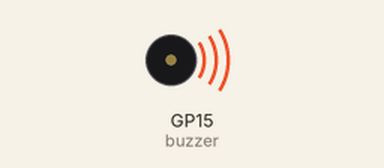
Recording of a program running on a simulated Raspberry Pi Pico running MicroPython. Parts: buzzer (waves = sounding). At 83.3 s the program stops and its outputs stay as they are.

Above: at 9.58 s.
At 36.7 s:
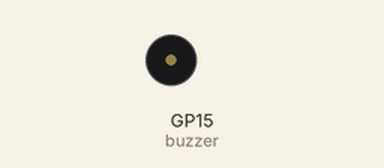
Timing chart, 0 to 40.0 s (numbered marks = the images above):
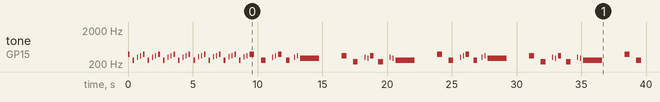

Measured:
- by itself, tone on GP15 (buzzer): plays 392 Hz for 0.12 s, 262 Hz for 0.12 s, 311 Hz for 0.06 s, 349 Hz for 0.06 s, 392 Hz for 0.12 s, 262 Hz for 0.12 s … (70 notes in this stretch)

The program:

play_music.py
```python
# Thanks to Robson Couto for open-sourced these scores.
# You can access his github from here: https://github.com/robsoncouto/arduino-songs

NOTE_B0 =  31
NOTE_C1 =  33
NOTE_CS1 = 35
NOTE_D1 =  37
NOTE_DS1 = 39
NOTE_E1 =  41
NOTE_F1 =  44
NOTE_FS1 = 46
NOTE_G1 =  49
NOTE_GS1 = 52
NOTE_A1 =  55
NOTE_AS1 = 58
NOTE_B1 =  62
NOTE_C2 =  65
NOTE_CS2 = 69
NOTE_D2 =  73
NOTE_DS2 = 78
NOTE_E2 =  82
NOTE_F2 =  87
NOTE_FS2 = 93
NOTE_G2 =  98
NOTE_GS2 = 104
NOTE_A2 =  110
NOTE_AS2 = 117
NOTE_B2 =  123
NOTE_C3 =  131
NOTE_CS3 = 139
NOTE_D3 =  147
NOTE_DS3 = 156
NOTE_E3 =  165
NOTE_F3 =  175
NOTE_FS3 = 185
NOTE_G3 =  196
NOTE_GS3 = 208
NOTE_A3 =  220
NOTE_AS3 = 233
NOTE_B3 =  247
NOTE_C4 =  262
NOTE_CS4 = 277
NOTE_D4 =  294
NOTE_DS4 = 311
NOTE_E4 =  330
NOTE_F4 =  349
NOTE_FS4 = 370
NOTE_G4 =  392
NOTE_GS4 = 415
NOTE_A4 =  440
NOTE_AS4 = 466
NOTE_B4 =  494
NOTE_C5 =  523
NOTE_CS5 = 554
NOTE_D5 =  587
NOTE_DS5 = 622
NOTE_E5 =  659
NOTE_F5 =  698
NOTE_FS5 = 740
NOTE_G5 =  784
NOTE_GS5 = 831
NOTE_A5 =  880
NOTE_AS5 = 932
NOTE_B5 =  988
NOTE_C6 =  1047
NOTE_CS6 = 1109
NOTE_D6 =  1175
NOTE_DS6 = 1245
NOTE_E6 =  1319
NOTE_F6 =  1397
NOTE_FS6 = 1480
NOTE_G6 =  1568
NOTE_GS6 = 1661
NOTE_A6 =  1760
NOTE_AS6 = 1865
NOTE_B6 =  1976
NOTE_C7 =  2093
NOTE_CS7 = 2217
NOTE_D7 =  2349
NOTE_DS7 = 2489
NOTE_E7 =  2637
NOTE_F7 =  2794
NOTE_FS7 = 2960
NOTE_G7 =  3136
NOTE_GS7 = 3322
NOTE_A7 =  3520
NOTE_AS7 = 3729
NOTE_B7 =  3951
NOTE_C8 =  4186
NOTE_CS8 = 4435
NOTE_D8 =  4699
NOTE_DS8 = 4978
REST =      0

# notes of the moledy followed by the duration.
# a 4 means a quarter note, 8 an eighteenth , 16 sixteenth, so on
# !!negative numbers are used to represent dotted notes,
# so -4 means a dotted quarter note, that is, a quarter plus an eighteenth!!
song = {
    "nokia":[NOTE_E5, 8, NOTE_D5, 8, NOTE_FS4, 4, NOTE_GS4, 4, NOTE_CS5, 8, NOTE_B4, 8, NOTE_D4, 4,
                NOTE_E4, 4,NOTE_B4, 8, NOTE_A4, 8, NOTE_CS4, 4, NOTE_E4, 4, NOTE_A4, 2],
    "starwars":[NOTE_AS4,8, NOTE_AS4,8, NOTE_AS4,8,
                    NOTE_F5,2, NOTE_C6,2,
                    NOTE_AS5,8, NOTE_A5,8, NOTE_G5,8, NOTE_F6,2, NOTE_C6,4,
                    NOTE_AS5,8, NOTE_A5,8, NOTE_G5,8, NOTE_F6,2, NOTE_C6,4,
                    NOTE_AS5,8, NOTE_A5,8, NOTE_AS5,8, NOTE_G5,2, NOTE_C5,8,
                    NOTE_C5,8, NOTE_C5,8,NOTE_F5,2, NOTE_C6,2,
                    NOTE_AS5,8, NOTE_A5,8, NOTE_G5,8, NOTE_F6,2, NOTE_C6,4,

                    NOTE_AS5,8, NOTE_A5,8, NOTE_G5,8, NOTE_F6,2, NOTE_C6,4,
                    NOTE_AS5,8, NOTE_A5,8, NOTE_AS5,8, NOTE_G5,2, NOTE_C5,-8, NOTE_C5,16,
                    NOTE_D5,-4, NOTE_D5,8, NOTE_AS5,8, NOTE_A5,8, NOTE_G5,8, NOTE_F5,8,
                    NOTE_F5,8, NOTE_G5,8, NOTE_A5,8, NOTE_G5,4, NOTE_D5,8, NOTE_E5,4,NOTE_C5,-8, NOTE_C5,16,
                    NOTE_D5,-4, NOTE_D5,8, NOTE_AS5,8, NOTE_A5,8, NOTE_G5,8, NOTE_F5,8,

                    NOTE_C6,-8, NOTE_G5,16, NOTE_G5,2, REST,8, NOTE_C5,8,
                    NOTE_D5,-4, NOTE_D5,8, NOTE_AS5,8, NOTE_A5,8, NOTE_G5,8, NOTE_F5,8,
                    NOTE_F5,8, NOTE_G5,8, NOTE_A5,8, NOTE_G5,4, NOTE_D5,8, NOTE_E5,4,NOTE_C6,-8, NOTE_C6,16,
                    NOTE_F6,4, NOTE_DS6,8, NOTE_CS6,4, NOTE_C6,8, NOTE_AS5,4, NOTE_GS5,8, NOTE_G5,4, NOTE_F5,8,
                    NOTE_C6,1],
    "nevergonnagiveyouup":[NOTE_D5,-4, NOTE_E5,-4, NOTE_A4,4,
                            NOTE_E5,-4, NOTE_FS5,-4, NOTE_A5,16, NOTE_G5,16, NOTE_FS5,8,
                            NOTE_D5,-4, NOTE_E5,-4, NOTE_A4,2,
                            NOTE_A4,16, NOTE_A4,16, NOTE_B4,16, NOTE_D5,8, NOTE_D5,16,
                            NOTE_D5,-4, NOTE_E5,-4, NOTE_A4,4,
                            NOTE_E5,-4, NOTE_FS5,-4, NOTE_A5,16, NOTE_G5,16, NOTE_FS5,8,
                            NOTE_D5,-4, NOTE_E5,-4, NOTE_A4,2,
                            NOTE_A4,16, NOTE_A4,16, NOTE_B4,16, NOTE_D5,8, NOTE_D5,16,
                            REST,4, NOTE_B4,8, NOTE_CS5,8, NOTE_D5,8, NOTE_D5,8, NOTE_E5,8, NOTE_CS5,-8,
                            NOTE_B4,16, NOTE_A4,2, REST,4,

                            REST,8, NOTE_B4,8, NOTE_B4,8, NOTE_CS5,8, NOTE_D5,8, NOTE_B4,4, NOTE_A4,8,
                            NOTE_A5,8, REST,8, NOTE_A5,8, NOTE_E5,-4, REST,4,
                            NOTE_B4,8, NOTE_B4,8, NOTE_CS5,8, NOTE_D5,8, NOTE_B4,8, NOTE_D5,8, NOTE_E5,8, REST,8,
                            REST,8, NOTE_CS5,8, NOTE_B4,8, NOTE_A4,-4, REST,4,
                            REST,8, NOTE_B4,8, NOTE_B4,8, NOTE_CS5,8, NOTE_D5,8, NOTE_B4,8, NOTE_A4,4,
                            NOTE_E5,8, NOTE_E5,8, NOTE_E5,8, NOTE_FS5,8, NOTE_E5,4, REST,4,

                            NOTE_D5,2, NOTE_E5,8, NOTE_FS5,8, NOTE_D5,8,
                            NOTE_E5,8, NOTE_E5,8, NOTE_E5,8, NOTE_FS5,8, NOTE_E5,4, NOTE_A4,4,
                            REST,2, NOTE_B4,8, NOTE_CS5,8, NOTE_D5,8, NOTE_B4,8,
                            REST,8, NOTE_E5,8, NOTE_FS5,8, NOTE_E5,-4, NOTE_A4,16, NOTE_B4,16, NOTE_D5,16, NOTE_B4,16,
                            NOTE_FS5,-8, NOTE_FS5,-8, NOTE_E5,-4, NOTE_A4,16, NOTE_B4,16, NOTE_D5,16, NOTE_B4,16,

                            NOTE_E5,-8, NOTE_E5,-8, NOTE_D5,-8, NOTE_CS5,16, NOTE_B4,-8, NOTE_A4,16, NOTE_B4,16, NOTE_D5,16, NOTE_B4,16,
                            NOTE_D5,4, NOTE_E5,8, NOTE_CS5,-8, NOTE_B4,16, NOTE_A4,8, NOTE_A4,8, NOTE_A4,8,
                            NOTE_E5,4, NOTE_D5,2, NOTE_A4,16, NOTE_B4,16, NOTE_D5,16, NOTE_B4,16,
                            NOTE_FS5,-8, NOTE_FS5,-8, NOTE_E5,-4, NOTE_A4,16, NOTE_B4,16, NOTE_D5,16, NOTE_B4,16,
                            NOTE_A5,4, NOTE_CS5,8, NOTE_D5,-8, NOTE_CS5,16, NOTE_B4,8, NOTE_A4,16, NOTE_B4,16, NOTE_D5,16, NOTE_B4,16,

                            NOTE_D5,4, NOTE_E5,8, NOTE_CS5,-8, NOTE_B4,16, NOTE_A4,4, NOTE_A4,8,
                            NOTE_E5,4, NOTE_D5,2, REST,4,
                            REST,8, NOTE_B4,8, NOTE_D5,8, NOTE_B4,8, NOTE_D5,8, NOTE_E5,4, REST,8,
                            REST,8, NOTE_CS5,8, NOTE_B4,8, NOTE_A4,-4, REST,4,
                            REST,8, NOTE_B4,8, NOTE_B4,8, NOTE_CS5,8, NOTE_D5,8, NOTE_B4,8, NOTE_A4,4,
                            REST,8, NOTE_A5,8, NOTE_A5,8, NOTE_E5,8, NOTE_FS5,8, NOTE_E5,8, NOTE_D5,8,

                            REST,8, NOTE_A4,8, NOTE_B4,8, NOTE_CS5,8, NOTE_D5,8, NOTE_B4,8,
                            REST,8, NOTE_CS5,8, NOTE_B4,8, NOTE_A4,-4, REST,4,
                            NOTE_B4,8, NOTE_B4,8, NOTE_CS5,8, NOTE_D5,8, NOTE_B4,8, NOTE_A4,4, REST,8,
                            REST,8, NOTE_E5,8, NOTE_E5,8, NOTE_FS5,4, NOTE_E5,-4,
                            NOTE_D5,2, NOTE_D5,8, NOTE_E5,8, NOTE_FS5,8, NOTE_E5,4,
                            NOTE_E5,8, NOTE_E5,8, NOTE_FS5,8, NOTE_E5,8, NOTE_A4,8, NOTE_A4,4,

                            REST,-4, NOTE_A4,8, NOTE_B4,8, NOTE_CS5,8, NOTE_D5,8, NOTE_B4,8,
                            REST,8, NOTE_E5,8, NOTE_FS5,8, NOTE_E5,-4, NOTE_A4,16, NOTE_B4,16, NOTE_D5,16, NOTE_B4,16,
                            NOTE_FS5,-8, NOTE_FS5,-8, NOTE_E5,-4, NOTE_A4,16, NOTE_B4,16, NOTE_D5,16, NOTE_B4,16,
                            NOTE_E5,-8, NOTE_E5,-8, NOTE_D5,-8, NOTE_CS5,16, NOTE_B4,8, NOTE_A4,16, NOTE_B4,16, NOTE_D5,16, NOTE_B4,16,
                            NOTE_D5,4, NOTE_E5,8, NOTE_CS5,-8, NOTE_B4,16, NOTE_A4,4, NOTE_A4,8,

                            NOTE_E5,4, NOTE_D5,2, NOTE_A4,16, NOTE_B4,16, NOTE_D5,16, NOTE_B4,16,
                            NOTE_FS5,-8, NOTE_FS5,-8, NOTE_E5,-4, NOTE_A4,16, NOTE_B4,16, NOTE_D5,16, NOTE_B4,16,
                            NOTE_A5,4, NOTE_CS5,8, NOTE_D5,-8, NOTE_CS5,16, NOTE_B4,8, NOTE_A4,16, NOTE_B4,16, NOTE_D5,16, NOTE_B4,16,
                            NOTE_D5,4, NOTE_E5,8, NOTE_CS5,-8, NOTE_B4,16, NOTE_A4,4, NOTE_A4,8,
                            NOTE_E5,4, NOTE_D5,2, NOTE_A4,16, NOTE_B4,16, NOTE_D5,16, NOTE_B4,16,

                            NOTE_FS5,-8, NOTE_FS5,-8, NOTE_E5,-4, NOTE_A4,16, NOTE_B4,16, NOTE_D5,16, NOTE_B4,16,
                            NOTE_A5,4, NOTE_CS5,8, NOTE_D5,-8, NOTE_CS5,16, NOTE_B4,8, NOTE_A4,16, NOTE_B4,16, NOTE_D5,16, NOTE_B4,16,
                            NOTE_D5,4, NOTE_E5,8, NOTE_CS5,-8, NOTE_B4,16, NOTE_A4,4, NOTE_A4,8,
                            NOTE_E5,4, NOTE_D5,2, NOTE_A4,16, NOTE_B4,16, NOTE_D5,16, NOTE_B4,16,
                            NOTE_FS5,-8, NOTE_FS5,-8, NOTE_E5,-4, NOTE_A4,16, NOTE_B4,16, NOTE_D5,16, NOTE_B4,16,

                            NOTE_A5,4, NOTE_CS5,8, NOTE_D5,-8, NOTE_CS5,16, NOTE_B4,8, NOTE_A4,16, NOTE_B4,16, NOTE_D5,16, NOTE_B4,16,
                            NOTE_D5,4, NOTE_E5,8, NOTE_CS5,-8, NOTE_B4,16, NOTE_A4,4, NOTE_A4,8,

                            NOTE_E5,4, NOTE_D5,2, REST,4],
    "gameofthrone":[NOTE_G4,8, NOTE_C4,8, NOTE_DS4,16, NOTE_F4,16, NOTE_G4,8, NOTE_C4,8, NOTE_DS4,16, NOTE_F4,16, #1
                    NOTE_G4,8, NOTE_C4,8, NOTE_DS4,16, NOTE_F4,16, NOTE_G4,8, NOTE_C4,8, NOTE_DS4,16, NOTE_F4,16,
                    NOTE_G4,8, NOTE_C4,8, NOTE_E4,16, NOTE_F4,16, NOTE_G4,8, NOTE_C4,8, NOTE_E4,16, NOTE_F4,16,
                    NOTE_G4,8, NOTE_C4,8, NOTE_E4,16, NOTE_F4,16, NOTE_G4,8, NOTE_C4,8, NOTE_E4,16, NOTE_F4,16,
                    NOTE_G4,-4, NOTE_C4,-4,#5

                    NOTE_DS4,16, NOTE_F4,16, NOTE_G4,4, NOTE_C4,4, NOTE_DS4,16, NOTE_F4,16, #6
                    NOTE_D4,-1, #7 and 8
                    NOTE_F4,-4, NOTE_AS3,-4,
                    NOTE_DS4,16, NOTE_D4,16, NOTE_F4,4, NOTE_AS3,-4,
                    NOTE_DS4,16, NOTE_D4,16, NOTE_C4,-1, #11 and 12

                    #repeats from 5
                    NOTE_G4,-4, NOTE_C4,-4,#5

                    NOTE_DS4,16, NOTE_F4,16, NOTE_G4,4, NOTE_C4,4, NOTE_DS4,16, NOTE_F4,16, #6
                    NOTE_D4,-1, #7 and 8
                    NOTE_F4,-4, NOTE_AS3,-4,
                    NOTE_DS4,16, NOTE_D4,16, NOTE_F4,4, NOTE_AS3,-4,
                    NOTE_DS4,16, NOTE_D4,16, NOTE_C4,-1, #11 and 12
                    NOTE_G4,-4, NOTE_C4,-4,
                    NOTE_DS4,16, NOTE_F4,16, NOTE_G4,4,  NOTE_C4,4, NOTE_DS4,16, NOTE_F4,16,

                    NOTE_D4,-2,#15
                    NOTE_F4,-4, NOTE_AS3,-4,
                    NOTE_D4,-8, NOTE_DS4,-8, NOTE_D4,-8, NOTE_AS3,-8,
                    NOTE_C4,-1,
                    NOTE_C5,-2,
                    NOTE_AS4,-2,
                    NOTE_C4,-2,
                    NOTE_G4,-2,
                    NOTE_DS4,-2,
                    NOTE_DS4,-4, NOTE_F4,-4,
                    NOTE_G4,-1,

                    NOTE_C5,-2,#28
                    NOTE_AS4,-2,
                    NOTE_C4,-2,
                    NOTE_G4,-2,
                    NOTE_DS4,-2,
                    NOTE_DS4,-4, NOTE_D4,-4,
                    NOTE_C5,8, NOTE_G4,8, NOTE_GS4,16, NOTE_AS4,16, NOTE_C5,8, NOTE_G4,8, NOTE_GS4,16, NOTE_AS4,16,
                    NOTE_C5,8, NOTE_G4,8, NOTE_GS4,16, NOTE_AS4,16, NOTE_C5,8, NOTE_G4,8, NOTE_GS4,16, NOTE_AS4,16,

                    REST,4, NOTE_GS5,16, NOTE_AS5,16, NOTE_C6,8, NOTE_G5,8, NOTE_GS5,16, NOTE_AS5,16,
                    NOTE_C6,8, NOTE_G5,16, NOTE_GS5,16, NOTE_AS5,16, NOTE_C6,8, NOTE_G5,8, NOTE_GS5,16, NOTE_AS5,16,  ],
    "songofstorms":[  NOTE_D4,4, NOTE_A4,4, NOTE_A4,4,
                    REST,8, NOTE_E4,8, NOTE_B4,2,
                    NOTE_F4,4, NOTE_C5,4, NOTE_C5,4,
                    REST,8, NOTE_E4,8, NOTE_B4,2,
                    NOTE_D4,4, NOTE_A4,4, NOTE_A4,4,
                    REST,8, NOTE_E4,8, NOTE_B4,2,
                    NOTE_F4,4, NOTE_C5,4, NOTE_C5,4,
                    REST,8, NOTE_E4,8, NOTE_B4,2,
                    NOTE_D4,8, NOTE_F4,8, NOTE_D5,2,

                    NOTE_D4,8, NOTE_F4,8, NOTE_D5,2,
                    NOTE_E5,-4, NOTE_F5,8, NOTE_E5,8, NOTE_E5,8,
                    NOTE_E5,8, NOTE_C5,8, NOTE_A4,2,
                    NOTE_A4,4, NOTE_D4,4, NOTE_F4,8, NOTE_G4,8,
                    NOTE_A4,-2,
                    NOTE_A4,4, NOTE_D4,4, NOTE_F4,8, NOTE_G4,8,
                    NOTE_E4,-2,
                    NOTE_D4,8, NOTE_F4,8, NOTE_D5,2,
                    NOTE_D4,8, NOTE_F4,8, NOTE_D5,2,

                    NOTE_E5,-4, NOTE_F5,8, NOTE_E5,8, NOTE_E5,8,
                    NOTE_E5,8, NOTE_C5,8, NOTE_A4,2,
                    NOTE_A4,4, NOTE_D4,4, NOTE_F4,8, NOTE_G4,8,
                    NOTE_A4,2, NOTE_A4,4,
                    NOTE_D4,1,],
    "zeldatheme":[  NOTE_AS4,-2,  NOTE_F4,8,  NOTE_F4,8,  NOTE_AS4,8,#1
                    NOTE_GS4,16,  NOTE_FS4,16,  NOTE_GS4,-2,
                    NOTE_AS4,-2,  NOTE_FS4,8,  NOTE_FS4,8,  NOTE_AS4,8,
                    NOTE_A4,16,  NOTE_G4,16,  NOTE_A4,-2,
                    REST,1,

                    NOTE_AS4,4,  NOTE_F4,-4,  NOTE_AS4,8,  NOTE_AS4,16,  NOTE_C5,16, NOTE_D5,16, NOTE_DS5,16,#7
                    NOTE_F5,2,  NOTE_F5,8,  NOTE_F5,8,  NOTE_F5,8,  NOTE_FS5,16, NOTE_GS5,16,
                    NOTE_AS5,-2,  NOTE_AS5,8,  NOTE_AS5,8,  NOTE_GS5,8,  NOTE_FS5,16,
                    NOTE_GS5,-8,  NOTE_FS5,16,  NOTE_F5,2,  NOTE_F5,4,

                    NOTE_DS5,-8, NOTE_F5,16, NOTE_FS5,2, NOTE_F5,8, NOTE_DS5,8, #11
                    NOTE_CS5,-8, NOTE_DS5,16, NOTE_F5,2, NOTE_DS5,8, NOTE_CS5,8,
                    NOTE_C5,-8, NOTE_D5,16, NOTE_E5,2, NOTE_G5,8,
                    NOTE_F5,16, NOTE_F4,16, NOTE_F4,16, NOTE_F4,16,NOTE_F4,16,NOTE_F4,16,NOTE_F4,16,NOTE_F4,16,NOTE_F4,8, NOTE_F4,16,NOTE_F4,8,

                    NOTE_AS4,4,  NOTE_F4,-4,  NOTE_AS4,8,  NOTE_AS4,16,  NOTE_C5,16, NOTE_D5,16, NOTE_DS5,16,#15
                    NOTE_F5,2,  NOTE_F5,8,  NOTE_F5,8,  NOTE_F5,8,  NOTE_FS5,16, NOTE_GS5,16,
                    NOTE_AS5,-2, NOTE_CS6,4,
                    NOTE_C6,4, NOTE_A5,2, NOTE_F5,4,
                    NOTE_FS5,-2, NOTE_AS5,4,
                    NOTE_A5,4, NOTE_F5,2, NOTE_F5,4,

                    NOTE_FS5,-2, NOTE_AS5,4,
                    NOTE_A5,4, NOTE_F5,2, NOTE_D5,4,
                    NOTE_DS5,-2, NOTE_FS5,4,
                    NOTE_F5,4, NOTE_CS5,2, NOTE_AS4,4,
                    NOTE_C5,-8, NOTE_D5,16, NOTE_E5,2, NOTE_G5,8,
                    NOTE_F5,16, NOTE_F4,16, NOTE_F4,16, NOTE_F4,16,NOTE_F4,16,NOTE_F4,16,NOTE_F4,16,NOTE_F4,16,NOTE_F4,8, NOTE_F4,16,NOTE_F4,8],
    "harrypotter":[  REST, 2, NOTE_D4, 4,
                    NOTE_G4, -4, NOTE_AS4, 8, NOTE_A4, 4,
                    NOTE_G4, 2, NOTE_D5, 4,
                    NOTE_C5, -2,
                    NOTE_A4, -2,
                    NOTE_G4, -4, NOTE_AS4, 8, NOTE_A4, 4,
                    NOTE_F4, 2, NOTE_GS4, 4,
                    NOTE_D4, -1,
                    NOTE_D4, 4,

                    NOTE_G4, -4, NOTE_AS4, 8, NOTE_A4, 4, #10
                    NOTE_G4, 2, NOTE_D5, 4,
                    NOTE_F5, 2, NOTE_E5, 4,
                    NOTE_DS5, 2, NOTE_B4, 4,
                    NOTE_DS5, -4, NOTE_D5, 8, NOTE_CS5, 4,
                    NOTE_CS4, 2, NOTE_B4, 4,
                    NOTE_G4, -1,
                    NOTE_AS4, 4,

                    NOTE_D5, 2, NOTE_AS4, 4,#18
                    NOTE_D5, 2, NOTE_AS4, 4,
                    NOTE_DS5, 2, NOTE_D5, 4,
                    NOTE_CS5, 2, NOTE_A4, 4,
                    NOTE_AS4, -4, NOTE_D5, 8, NOTE_CS5, 4,
                    NOTE_CS4, 2, NOTE_D4, 4,
                    NOTE_D5, -1,
                    REST,4, NOTE_AS4,4,

                    NOTE_D5, 2, NOTE_AS4, 4,#26
                    NOTE_D5, 2, NOTE_AS4, 4,
                    NOTE_F5, 2, NOTE_E5, 4,
                    NOTE_DS5, 2, NOTE_B4, 4,
                    NOTE_DS5, -4, NOTE_D5, 8, NOTE_CS5, 4,
                    NOTE_CS4, 2, NOTE_AS4, 4,
                    NOTE_G4, -1, ],
}


import time
import machine

# change this to make the song slower or faster
tempo = 220

# this calculates the duration of a whole note in ms
wholenote = (60000 * 4) / tempo

def tone(pin,frequency,duration):
    if frequency is 0:
        pass
    else:
        pin.freq(frequency)
        pin.duty_u16(30000)
    time.sleep_ms(duration)
    pin.duty_u16(0)

def noTone(pin):
    tone(pin,0,100)

def play(pin,melody):

    # iterate over the notes of the melody.
    # Remember, the array is twice the number of notes (notes + durations)
    for thisNote in range(0,len(melody),2):
        # calculates the duration of each note
        divider = melody[thisNote+1]
        if divider > 0:
            noteDuration = wholenote/divider
        elif divider < 0:
            noteDuration = wholenote/-(divider)
            noteDuration *= 1.5

        # we only play the note for 90% of the duration, leaving 10% as a pause
        tone(pin,melody[thisNote],int(noteDuration*0.9))

        # Wait for the specief duration before playing the next note.
        time.sleep_ms(int(noteDuration))

        # stop the waveform generation before the next note.
        noTone(pin)


if __name__=='__main__':
    buzzer = machine.PWM(machine.Pin(15))
    melody=melody = song["gameofthrone"]
    play(buzzer,melody)
```
